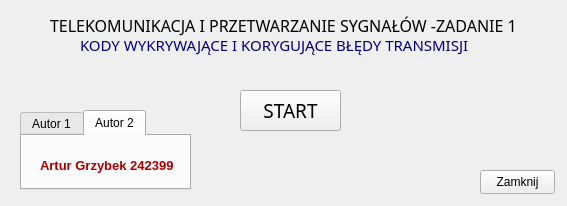
<?xml version="1.0" encoding="UTF-8"?>
<ui version="4.0">
 <class>telekomzad1Class</class>
 <widget class="QWidget" name="telekomzad1Class">
  <property name="geometry">
   <rect>
    <x>0</x>
    <y>0</y>
    <width>567</width>
    <height>206</height>
   </rect>
  </property>
  <property name="windowTitle">
   <string>telekomzad1</string>
  </property>
  <widget class="QPushButton" name="closeBnt">
   <property name="geometry">
    <rect>
     <x>480</x>
     <y>170</y>
     <width>75</width>
     <height>24</height>
    </rect>
   </property>
   <property name="text">
    <string>Zamknij</string>
   </property>
  </widget>
  <widget class="QLabel" name="label">
   <property name="geometry">
    <rect>
     <x>50</x>
     <y>-10</y>
     <width>481</width>
     <height>71</height>
    </rect>
   </property>
   <property name="font">
    <font>
     <family>TechnicBold</family>
     <pointsize>12</pointsize>
    </font>
   </property>
   <property name="text">
    <string>TELEKOMUNIKACJA I PRZETWARZANIE SYGNAŁÓW -ZADANIE 1</string>
   </property>
  </widget>
  <widget class="QLabel" name="label_2">
   <property name="geometry">
    <rect>
     <x>80</x>
     <y>10</y>
     <width>421</width>
     <height>71</height>
    </rect>
   </property>
   <property name="font">
    <font>
     <family>TechnicBold</family>
     <pointsize>11</pointsize>
    </font>
   </property>
   <property name="text">
    <string>&lt;html&gt;&lt;head/&gt;&lt;body&gt;&lt;p&gt;&lt;span style=&quot; color:#00007f;&quot;&gt;KODY WYKRYWAJĄCE I KORYGUJĄCE BŁĘDY TRANSMISJI&lt;/span&gt;&lt;/p&gt;&lt;/body&gt;&lt;/html&gt;</string>
   </property>
  </widget>
  <widget class="QTabWidget" name="tabWidget">
   <property name="enabled">
    <bool>true</bool>
   </property>
   <property name="geometry">
    <rect>
     <x>20</x>
     <y>110</y>
     <width>171</width>
     <height>80</height>
    </rect>
   </property>
   <property name="accessibleDescription">
    <string/>
   </property>
   <property name="autoFillBackground">
    <bool>true</bool>
   </property>
   <property name="currentIndex">
    <number>1</number>
   </property>
   <property name="tttt" stdset="0">
    <string/>
   </property>
   <widget class="QWidget" name="tab">
    <property name="toolTip">
     <string>&lt;html&gt;&lt;head/&gt;&lt;body&gt;&lt;p&gt;gggg&lt;/p&gt;&lt;/body&gt;&lt;/html&gt;</string>
    </property>
    <property name="styleSheet">
     <string notr="true">font: 9pt &quot;Segoe UI&quot;;</string>
    </property>
    <attribute name="title">
     <string>Autor 1</string>
    </attribute>
    <widget class="QLabel" name="label_3">
     <property name="geometry">
      <rect>
       <x>10</x>
       <y>20</y>
       <width>151</width>
       <height>21</height>
      </rect>
     </property>
     <property name="font">
      <font>
       <family>Segoe UI</family>
       <pointsize>9</pointsize>
       <italic>false</italic>
       <bold>false</bold>
      </font>
     </property>
     <property name="text">
      <string>&lt;html&gt;&lt;head/&gt;&lt;body&gt;&lt;p&gt;&lt;span style=&quot; font-size:10pt; font-weight:700; color:#aa0000;&quot;&gt;Michał Ferdzyn 242383&lt;/span&gt;&lt;/p&gt;&lt;/body&gt;&lt;/html&gt;</string>
     </property>
    </widget>
   </widget>
   <widget class="QWidget" name="tab_2">
    <attribute name="title">
     <string>Autor 2</string>
    </attribute>
    <widget class="QLabel" name="label_4">
     <property name="geometry">
      <rect>
       <x>18</x>
       <y>19</y>
       <width>141</width>
       <height>21</height>
      </rect>
     </property>
     <property name="text">
      <string>&lt;html&gt;&lt;head/&gt;&lt;body&gt;&lt;p&gt;&lt;span style=&quot; font-size:10pt; font-weight:700; color:#aa0000;&quot;&gt;Artur Grzybek 242399&lt;/span&gt;&lt;/p&gt;&lt;/body&gt;&lt;/html&gt;</string>
     </property>
    </widget>
   </widget>
  </widget>
  <widget class="QPushButton" name="startButton">
   <property name="geometry">
    <rect>
     <x>240</x>
     <y>90</y>
     <width>101</width>
     <height>41</height>
    </rect>
   </property>
   <property name="font">
    <font>
     <family>TechnicBold</family>
     <pointsize>14</pointsize>
     <italic>false</italic>
     <bold>false</bold>
    </font>
   </property>
   <property name="text">
    <string>START</string>
   </property>
  </widget>
 </widget>
 <layoutdefault spacing="6" margin="11"/>
 <resources>
  <include location="telekomzad1.qrc"/>
 </resources>
 <connections>
  <connection>
   <sender>closeBnt</sender>
   <signal>clicked()</signal>
   <receiver>telekomzad1Class</receiver>
   <slot>close()</slot>
   <hints>
    <hint type="sourcelabel">
     <x>497</x>
     <y>170</y>
    </hint>
    <hint type="destinationlabel">
     <x>391</x>
     <y>205</y>
    </hint>
   </hints>
  </connection>
 </connections>
 <slots>
  <signal>otworzFunkcje()</signal>
  <signal>signal2()</signal>
  <slot>dodajFunkcje()</slot>
  <slot>slot2()</slot>
 </slots>
</ui>
